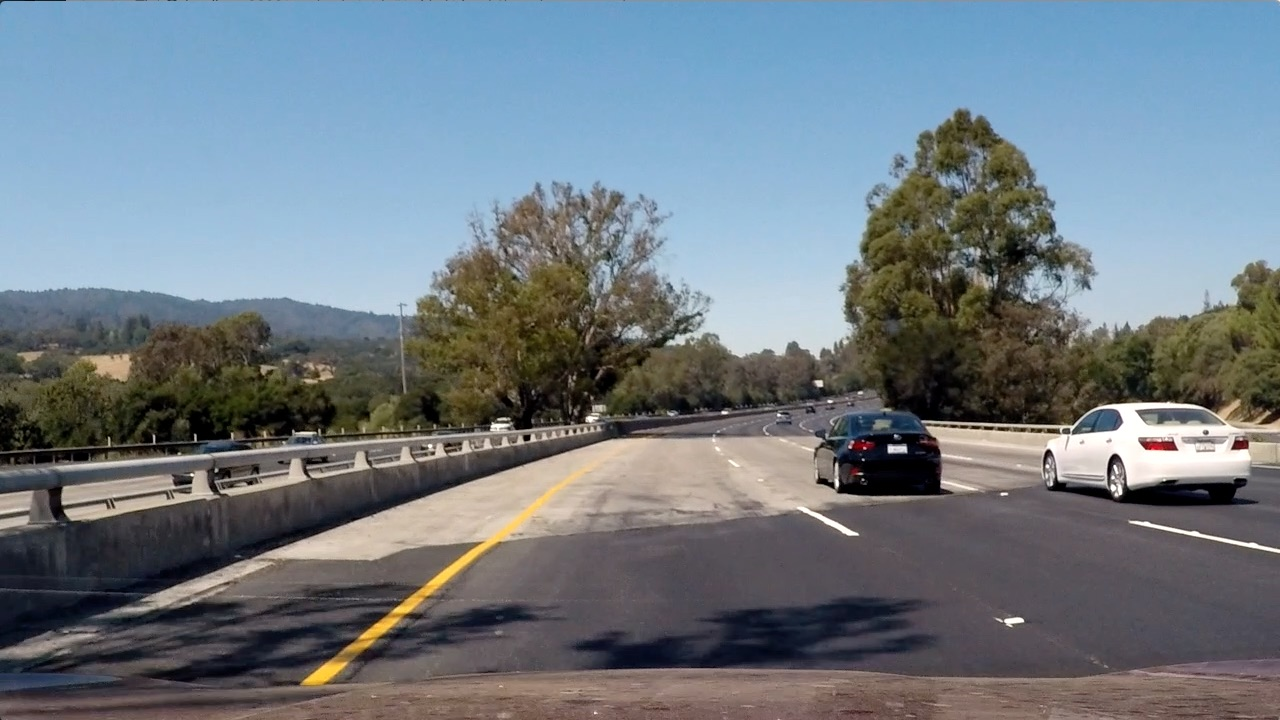
#> input picture test_images/test4.jpg, 1280 x 720 px
$ python test_on_vid.py   (older library calls are emulated)
#> lines starting #> are read from the running program, lines starting #| are printed output that depends on the picture; after the words box and inside, x2 and y2 are one past the last pixel; in counts of white or black regions, pixels touching at a corner belong together
### project.py
import numpy as np
import cv2
import matplotlib.pyplot as plt
import matplotlib.image as mpimg
import pickle
from color import *
from sobel import *
from mask_lanes import *
from project_lanes import *
from overlay_text import *
from transform import *

plt.rcParams['image.cmap'] = 'gray'


class Pipes:
    def __init__(self):

        with open(r'camera_cal/wide_dist_pickle.p', 'rb') as pickle_file:
            p = pickle.load(pickle_file)

        self.mtx = p['mtx']
        self.dist = p['dist']

        self.pts = np.array(((0, 690), (560, 450), (720, 450), (1280, 690)))

        self.mask_bot_left = []
        self.mask_top_left = []
        self.mask_top_right = []
        self.mask_bot_right = []

        self.left_lane = []
        self.right_lane = []

        self.left_lane_direction = None
        self.right_lane_direction = None

        self.left_lane_curvature = []
        self.right_lane_curvature = []
        self.lane_direction = []
        self.position = None

        self.polygon_points_old_left = None
        self.polygon_points_old_right = None

        self.res_left = []
        self.res_right = []

        self.margin = 100
        self.lag = 5

    def insert_new_chuck_one_out(self, array, value, max_array_length):
        array.append(value)

        if len(array) > max_array_length:
            array = array[(len(array) - max_array_length):]
        return array

    def show_mask(self, img):
        cv2.polylines(img, np.int32([self.pts]), True, (0, 0, 255), 3)
        return img

    def full_pipe(self, img):
        dst = cv2.undistort(img, self.mtx, self.dist)
        unwarped = unwarp(dst, src=self.pts)
        # find lines on undistorted image
        sobel = lines_pipe(unwarped, ksize=17, dir_thresh=(0.7, 1.3), sobel_thresh=(50, 80))
        # # apply color filters
        color_filters = color_pipe(unwarped, thresh=(230, 255))
        # # creates binary map of filter and color maps
        col_line_combined = np.zeros_like(sobel)
        col_line_combined[(sobel == 1) | (color_filters == 1)] = 1

        lines = fit_lines(col_line_combined, margin=150, minpix=20, nwindows=20)

        # Check if left line is close to previous frame's LEFT lane
        if self.polygon_points_old_left is None:
            self.polygon_points_old_left = lines[0]

        l_a = lines[0]
        l_b = self.polygon_points_old_left
        if cv2.matchShapes(l_a, l_b, 1, 0.0) < 0.35:
            self.polygon_points_old_left = lines[0]
        else:
            l_a = self.polygon_points_old_left

        # Check if left line is close to previous frame's RIGHT lane
        if self.polygon_points_old_right is None:
            self.polygon_points_old_right = lines[1]

        r_a = lines[1]
        r_b = self.polygon_points_old_right

        if cv2.matchShapes(r_a, r_b, 1, 0.0) < 0.35:
            self.polygon_points_old_right = lines[1]
        else:
            r_a = self.polygon_points_old_right

        if len(self.res_left) > 1:
            if lines[7] < np.percentile(self.res_left, 90):
                self.res_left = self.insert_new_chuck_one_out(self.res_left, lines[7], self.lag)
                self.left_lane = self.insert_new_chuck_one_out(self.left_lane, l_a, self.lag)
            if lines[8] < np.percentile(self.res_right, 90):
                self.res_right = self.insert_new_chuck_one_out(self.res_right, lines[8], self.lag)
                self.right_lane = self.insert_new_chuck_one_out(self.right_lane, r_a, self.lag)
        else:
            self.left_lane = self.insert_new_chuck_one_out(self.left_lane, l_a, self.lag)
            self.right_lane = self.insert_new_chuck_one_out(self.right_lane, r_a, self.lag)

        final_out = project_lanes_(col_line_combined, np.mean(self.left_lane, axis=0), np.mean(self.right_lane, axis=0), lines[2], dst, self.pts)

        self.left_lane_curvature = self.insert_new_chuck_one_out(self.left_lane_curvature, lines[3], self.lag * 10)
        self.right_lane_curvature = self.insert_new_chuck_one_out(self.right_lane_curvature, lines[3], self.lag * 10)

        self.position = (img.shape[1]/2 - np.mean((final_out[1], final_out[3]))) * 3.7 / 700

        if self.position >= 0:
            loc = ' right '
        else:
            loc = ' left '
        out = overlay_text(final_out[0], 'Left lane curvature radius: ' + str(round(np.mean(self.left_lane_curvature))) + 'm',
                           pos=(0, 0))
        out = overlay_text(out, 'Right lane curvature radius: ' + str(round(np.mean(self.right_lane_curvature))) + 'm',
                           pos=(0, 50))

        out = overlay_text(out, 'Average curvature radius: ' + str(round(np.mean([np.mean(self.left_lane_curvature),
                                                                                  np.mean(self.right_lane_curvature)]))) + 'm', pos=(0, 100))

        out = overlay_text(out, 'Vehicle position: ' + str(round(self.position, 3)) + loc + 'off centre',
                           pos=(0, 150))

        return out

# #
img = mpimg.imread('test_images/test4.jpg')
#> img is the input picture: shape (720, 1280, 3); mean R, G, B 112.2, 122.7, 130.9
x = Pipes()
#> (reads camera_cal/wide_dist_pickle.p from the repository)

plt.imshow(x.full_pipe(img))
plt.savefig('images/img.png')
plt.show()

### transform.py
import cv2
import numpy as np


def unwarp(img, src=((0, 720), (580, 450), (700, 450), (1280, 720))):
    src = np.float32(src)
    dst = np.float32([(0, 720), (0, 0), (1280, 0), (1280, 720)])
    m = cv2.getPerspectiveTransform(src, dst)
    undist = cv2.warpPerspective(img, m, None)
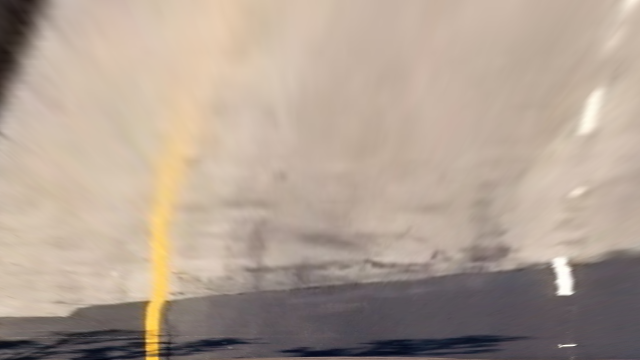
#> undist: shape (720, 1280, 3) (shown at 1/2 size); mean R, G, B 176.4, 160.4, 147.1
    return undist

### sobel.py
import numpy as np
import matplotlib.pyplot as plt
import matplotlib.image as mpimg
import cv2


def abs_sobel_thresh(img, orient='x', sobel_thresh=(0, 255),sobel_kernel=3):
    """
    returns gradient binaries
    :param img:
    :param orient:
    :param thresh_min:
    :param thresh_max:
    :return:
    """
#> called with orient = 'x', sobel_thresh = (50, 80), sobel_kernel = 17
    img = cv2.cvtColor(img, cv2.COLOR_BGR2GRAY)
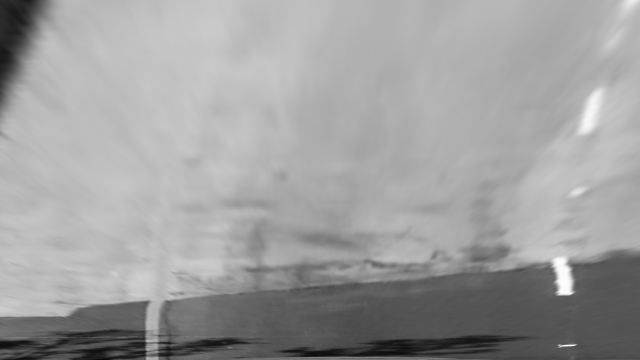
#> img: shape (720, 1280) (shown at 1/2 size); min 5, max 254, mean 158.3


    if orient == 'x':
        sobel = cv2.Sobel(img, cv2.CV_64F, 1, 0, ksize=sobel_kernel)
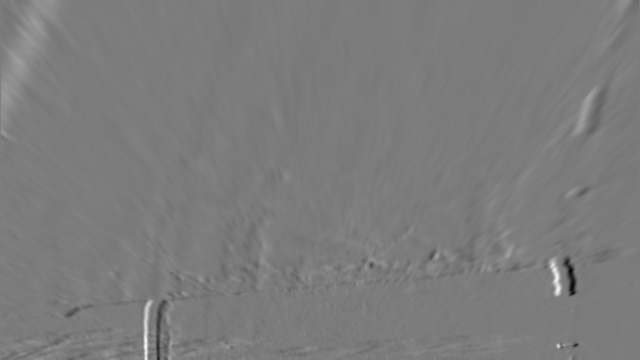
#> sobel: shape (720, 1280) float64 (shown at 1/2 size); min -3.48e+10, max 3.67e+10, mean 33228195.9; drawn with min black and max white
    else:
        sobel = cv2.Sobel(img, cv2.CV_64F, 0, 1, ksize=sobel_kernel)

    sobel_abs = np.abs(sobel)
    scaled = np.uint8(255*sobel_abs/np.max(sobel_abs))
    sbinary = np.zeros_like(scaled)
    sbinary[(scaled >= sobel_thresh[0]) & (scaled <= sobel_thresh[1])] = 1

    return sbinary


def mag_thresh(img, sobel_kernel=3, mag_thresh=(0, 255)):
    """
    returns magnitude binaries
    :param img: image
    :param sobel_kernel:
    :param mag_thresh:
    :return:
    """
    gray = cv2.cvtColor(img, cv2.COLOR_BGR2GRAY)

    sobel_x = np.abs(cv2.Sobel(gray, cv2.CV_64F, ksize=sobel_kernel, dx=1, dy=0))
    sobel_y = np.abs(cv2.Sobel(gray, cv2.CV_64F, ksize=sobel_kernel, dx=0, dy=1))

    magnitude = (sobel_x**2 + sobel_y**2)**.5
    scaled_magnitude = np.uint8(255 * magnitude / np.max(magnitude))

    scaled_magnitude_bin = np.zeros_like(scaled_magnitude)
    scaled_magnitude_bin[(scaled_magnitude >= mag_thresh[0]) & (scaled_magnitude <= mag_thresh[1])] = 1

    return scaled_magnitude_bin


def dir_threshold(img, sobel_kernel=3, dir_thresh=(0.7, 1.3)):
    """
    return direction binaries
    :param img:
    :param sobel_kernel:
    :param thresh:
    :return:
    """
    gray = cv2.cvtColor(img, cv2.COLOR_RGB2GRAY)
    sobelx = np.absolute(cv2.Sobel(gray, cv2.CV_64F, ksize=sobel_kernel, dx=1, dy=0))
    sobely = np.absolute(cv2.Sobel(gray, cv2.CV_64F, ksize=sobel_kernel, dx=0, dy=1))
    gradient = np.arctan2(sobely, sobelx)
    binary_output = np.zeros_like(gradient)

    binary_output[(gradient >= dir_thresh[0]) & (gradient <= dir_thresh[1])] = 1

    return binary_output


def lines_pipe(image, ksize=25, sobel_thresh=(50, 180), mag_thresh_=(50, 110), dir_thresh=(0.7, 1.3)):
    """
    pipeline to use all the above filters
    :param image:
    :param ksize:
    :param sobel_thresh:
    :param mag_thresh_:
    :param dir_thresh:
    :return:
    """

    gradx = abs_sobel_thresh(image, orient='x', sobel_kernel=ksize, sobel_thresh=sobel_thresh)
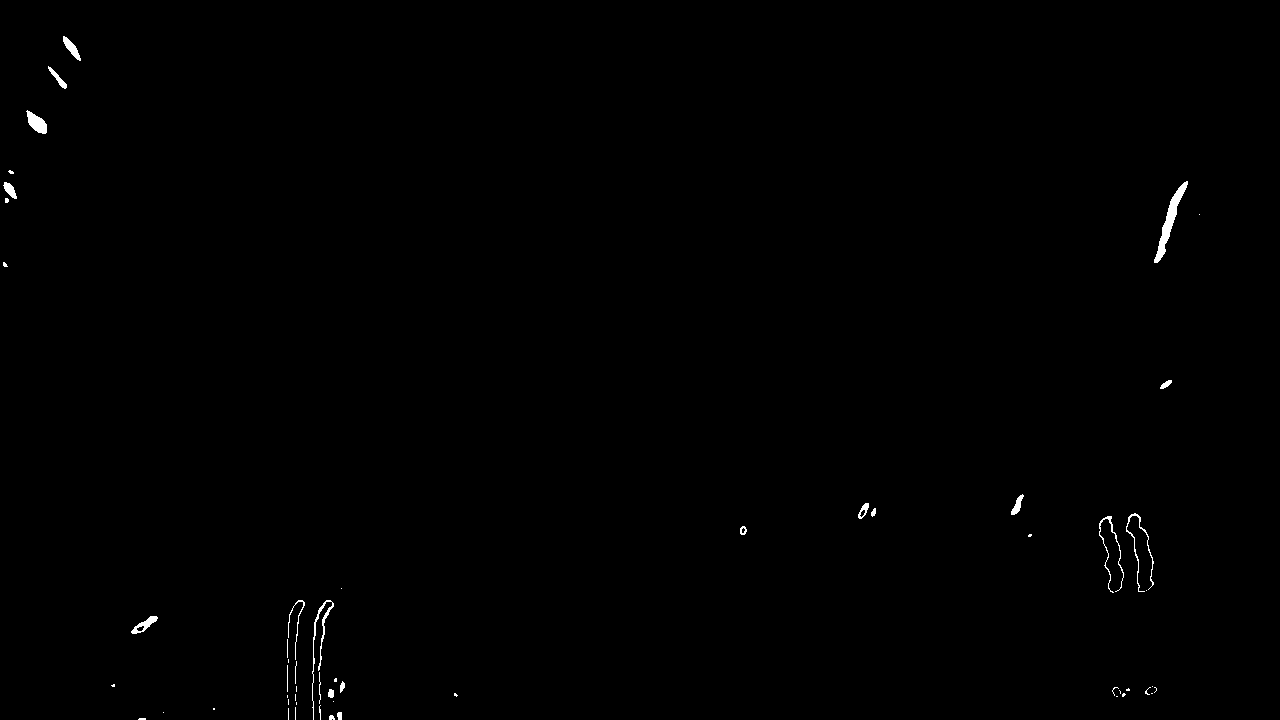
#> gradx: shape (720, 1280); values 0 (black) and 1 (white), 0.36% white; 55 white regions (33 under 20 px), largest, box (x1, y1, x2, y2) and area: (1154, 181, 1188, 263) 664, (312, 600, 334, 720) 335, (26, 110, 47, 134) 280
    grady = abs_sobel_thresh(image, orient='y', sobel_kernel=ksize, sobel_thresh=sobel_thresh)
#> (the rest of the program and of its run is left out)
